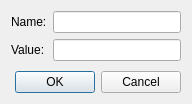
<?xml version="1.0" encoding="UTF-8"?>
<ui version="4.0">
 <class>LC_DlgNewCustomVariable</class>
 <widget class="QDialog" name="LC_DlgNewCustomVariable">
  <property name="geometry">
   <rect>
    <x>0</x>
    <y>0</y>
    <width>192</width>
    <height>104</height>
   </rect>
  </property>
  <property name="windowTitle">
   <string>New Custom Property</string>
  </property>
  <layout class="QGridLayout" name="gridLayout">
   <item row="1" column="1">
    <widget class="QLineEdit" name="leVarValue"/>
   </item>
   <item row="0" column="1">
    <widget class="QLineEdit" name="leVarName"/>
   </item>
   <item row="3" column="0" colspan="2">
    <widget class="QDialogButtonBox" name="buttonBox">
     <property name="orientation">
      <enum>Qt::Horizontal</enum>
     </property>
     <property name="standardButtons">
      <set>QDialogButtonBox::Cancel|QDialogButtonBox::Ok</set>
     </property>
    </widget>
   </item>
   <item row="0" column="0">
    <widget class="QLabel" name="label">
     <property name="text">
      <string>Name:</string>
     </property>
    </widget>
   </item>
   <item row="1" column="0">
    <widget class="QLabel" name="label_2">
     <property name="text">
      <string>Value:</string>
     </property>
    </widget>
   </item>
   <item row="2" column="0">
    <spacer name="verticalSpacer">
     <property name="orientation">
      <enum>Qt::Vertical</enum>
     </property>
     <property name="sizeHint" stdset="0">
      <size>
       <width>20</width>
       <height>0</height>
      </size>
     </property>
    </spacer>
   </item>
  </layout>
 </widget>
 <resources/>
 <connections>
  <connection>
   <sender>buttonBox</sender>
   <signal>accepted()</signal>
   <receiver>LC_DlgNewCustomVariable</receiver>
   <slot>accept()</slot>
   <hints>
    <hint type="sourcelabel">
     <x>248</x>
     <y>254</y>
    </hint>
    <hint type="destinationlabel">
     <x>157</x>
     <y>274</y>
    </hint>
   </hints>
  </connection>
  <connection>
   <sender>buttonBox</sender>
   <signal>rejected()</signal>
   <receiver>LC_DlgNewCustomVariable</receiver>
   <slot>reject()</slot>
   <hints>
    <hint type="sourcelabel">
     <x>316</x>
     <y>260</y>
    </hint>
    <hint type="destinationlabel">
     <x>286</x>
     <y>274</y>
    </hint>
   </hints>
  </connection>
 </connections>
</ui>
